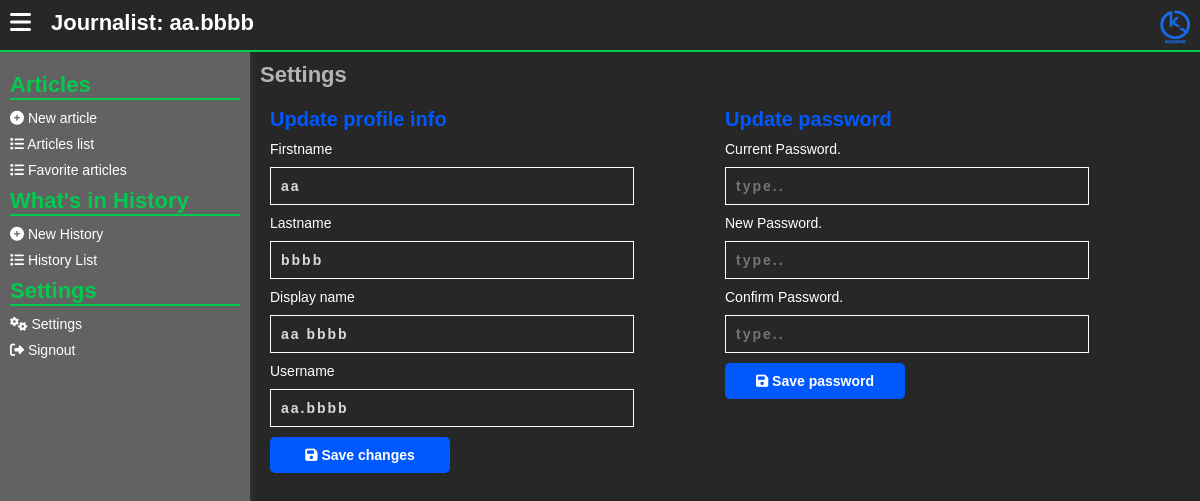
Page /journalists/settings.php (signed in) on the committed database.
### tables this page shows
CREATE TABLE `journalists` (
  `id` int(11) NOT NULL,
  `first_name` varchar(255) NOT NULL,
  `last_name` varchar(255) NOT NULL,
  `user_name` varchar(255) NOT NULL,
  `email` varchar(255) NOT NULL,
  `phone_number` varchar(255) NOT NULL,
  `password` text NOT NULL,
  `display_name` varchar(255) NOT NULL,
  `status` varchar(255) NOT NULL DEFAULT 'Working'
);

### assets/php/journalists/session_mgt.php (called while the page is built, shortened)
<?php
    if (!isset($_SESSION['acting_journalist_id'])) {
        header("location: ../admins/signin.php");
    }
    else {
        $acting_jou_id = $_SESSION['acting_journalist_id'];
        $check_jou_exists = mysqli_query($server,"SELECT * from journalists
            WHERE id = '$acting_jou_id'
        ");
        if (mysqli_num_rows($check_jou_exists) !==1) {
            header("location: ../admins/signin.php");
        }
        else {
            $get_the_journalist_info =  mysqli_fetch_array(mysqli_query($server,"SELECT * from journalists
                WHERE id = '$acting_jou_id'
            "));
            $acting_jou_firstname = $get_the_journalist_info['first_name'];
            $acting_jou_lastname = $get_the_journalist_info['last_name'];
            $acting_jou_username = $get_the_journalist_info['user_name'];
            $acting_jou_displayname = $get_the_journalist_info['display_name'];
        }
    }
?>

### journalists/settings.php (the view, shortened to what this page needs)
<?php
include("../assets/php/global/server.php");
include("../assets/php/journalists/session_mgt.php");
?>
<!DOCTYPE html>
<html lang="en">
<head>
   <link rel="stylesheet" href="https://cdnjs.cloudflare.com/ajax/libs/font-awesome/6.5.1/css/all.min.css" />
   <link rel="stylesheet" href="../assets/css/back-main.css">
</head>
<body>
   <main>
      <section class="main-section">
         <?php include("../assets/php/journalists/header.php"); ?>
         <div class="hero">
            <?php include("../assets/php/journalists/left-nav.php") ?>
            <div class="dashboard">
               <div class="dashboard-cont">
                  <h1>
                     Settings
                  </h1>
                  <div class="form-row">
                     <div class="forms">
                        <div class="left">
                           <h2>
                              Update profile info
                           </h2>
                           <form action="" method="post">
                              <p>
                                 <label for="">
                                    Firstname
                                 </label>
                                 <input type="text" name="firstname" value="<?php echo $acting_jou_firstname; ?>" placeholder="type.." required>
                              </p>
                              <p>
                                 <label for="">
                                    Lastname
                                 </label>
                                 <input type="text" name="lastname" value="<?php echo $acting_jou_lastname; ?>" placeholder="type.." required>
                              </p>
                              <p>
                                 <label for="">
                                    Display name
                                 </label>
                                 <input type="text" name="displayname" value="<?php echo $acting_jou_displayname; ?>" placeholder="type.." required>
                              </p>
                              <p>
                                 <label for="">
                                    Username
                                 </label>
                                 <input type="text" name="username" value="<?php echo $acting_jou_username; ?>" placeholder="type.." required>
                              </p>
                              <p>
                                 <button type="submit" name="save-cogs-changes">
                                    <i class="fa fa-save"></i>
                                    Save changes
                                 </button>
                              </p>
                           </form>
                        </div>
                        <div class="right">
                           <h2>
                              Update password
                           </h2>
                           <form action="" method="post">
                              <p>
                                 <label for="">
                                    Current Password.
                                 </label>
                                 <input type="password" name="current" placeholder="type.." required>
                              </p>
                              <p>
                                 <label for="">
                                    New Password.
                                 </label>
                                 <input type="password" name="new" placeholder="type.." required>
                              </p>
                              <p>
                                 <label for="">
                                    Confirm Password.
                                 </label>
                                 <input type="password" name="cfn" placeholder="type.." required>
                              </p>
                              <p>
                                 <button type="submit" name="save_new_pw">
                                    <i class="fa fa-save"></i>
                                    Save password
                                 </button>
                              </p>
                           </form>
                        </div>
                     </div>
                  </div>
               </div>
            </div>
         </div>
      </section>
   </main>
</body>
</html>

### assets/php/journalists/header.php
<header>
   <div class="menu">
      <button id="menu_toggleBTN">
         <i class="fa fa-bars"></i>
      </button>
   </div>
   <div class="username" onclick="location.reload()">
      Journalist:
      <?php echo $acting_jou_username; ?>
   </div>
   <div class="logo">
      <a href="./home.php">
         <img src="../assets/images/KickSide - Logo.png" alt="Kick Side Logo">
      </a>
   </div>
</header>

### assets/css/back-main.css (style rules this page uses)
* { font-size: 14px; margin: 0; padding: 0; text-decoration: none; }
body { font-family: "Gill Sans", "Gill Sans MT", Calibri, "Trebuchet MS", sans-serif; margin: 0; padding: 0; background: #d3d3d357; overflow: hidden; }
button { cursor: pointer; background: transparent; border: 0; }
main { width: 100%; height: 100%; }
section.main-section { height: 100vh; width: 100vw; top: 0; left: 0; position: absolute; background: rgb(39, 39, 39); overflow: hidden; }
section.main-section header { width: 100vw; display: flex; flex-direction: row; margin: 0; padding: 0; height: 50px; border-bottom: 2px solid #02ca4e; }
section.main-section header .menu { padding: 10px; }
section.main-section header .menu button { border: 0; background: transparent; }
section.main-section header .menu button i { font-size: 24px; color: #fff; }
section.main-section header .username { flex: 4; padding: 10px; color: #fff; font-size: 22px; font-weight: bold; user-select: none; cursor: pointer; }
section.main-section header .logo { text-align: right; flex: 2; padding: 10px; }
section.main-section header .logo img { width: 30px; }
section.main-section .hero { width: 100%; display: flex; flex-direction: row; flex-wrap: nowrap; }
section.main-section .dashboard { height: calc(100vh - 50px); overflow: auto; flex: 1; }
section.main-section .dashboard .dashboard-cont { padding: 10px; }
section.main-section .dashboard .dashboard-cont h1 { color: #b4b4b4; font-size: 22px; }
section.main-section .dashboard .form-row { margin-top: 10px; padding: 10px; border-radius: 10px; }
section.main-section .dashboard .form-row form p { margin-top: 10px; color: #fff; font-weight: 200; display: flex; flex-direction: column; font-size: 18px; }
section.main-section .dashboard .form-row h2 { color: #0059ff; font-size: 20px; }
section.main-section .dashboard .form-row .forms { display: flex; flex-direction: row; }
section.main-section .dashboard .form-row .forms .left, section.main-section .dashboard .form-row .forms .right { flex: 1; }
section.main-section .dashboard .form-row form p input, section.main-section .dashboard .form-row form p textarea, section.main-section .dashboard .form-row form p select { padding: 10px; background: transparent; margin-top: 10px; border: 1px solid #fff; color: #dadada; font-weight: bold; letter-spacing: 2px; outline: 0; width: 80%; }
section.main-section .dashboard .form-row form p button { padding: 10px; background: #0059ff; border: 0; border-radius: 5px; font-weight: bold; color: #fff; width: 180px; }

### rows in the picture
journalists: user_name "aa.bbbb", firstname "aa", lastname "bbbb", displayname "aa bbbb", username "aa.bbbb"
